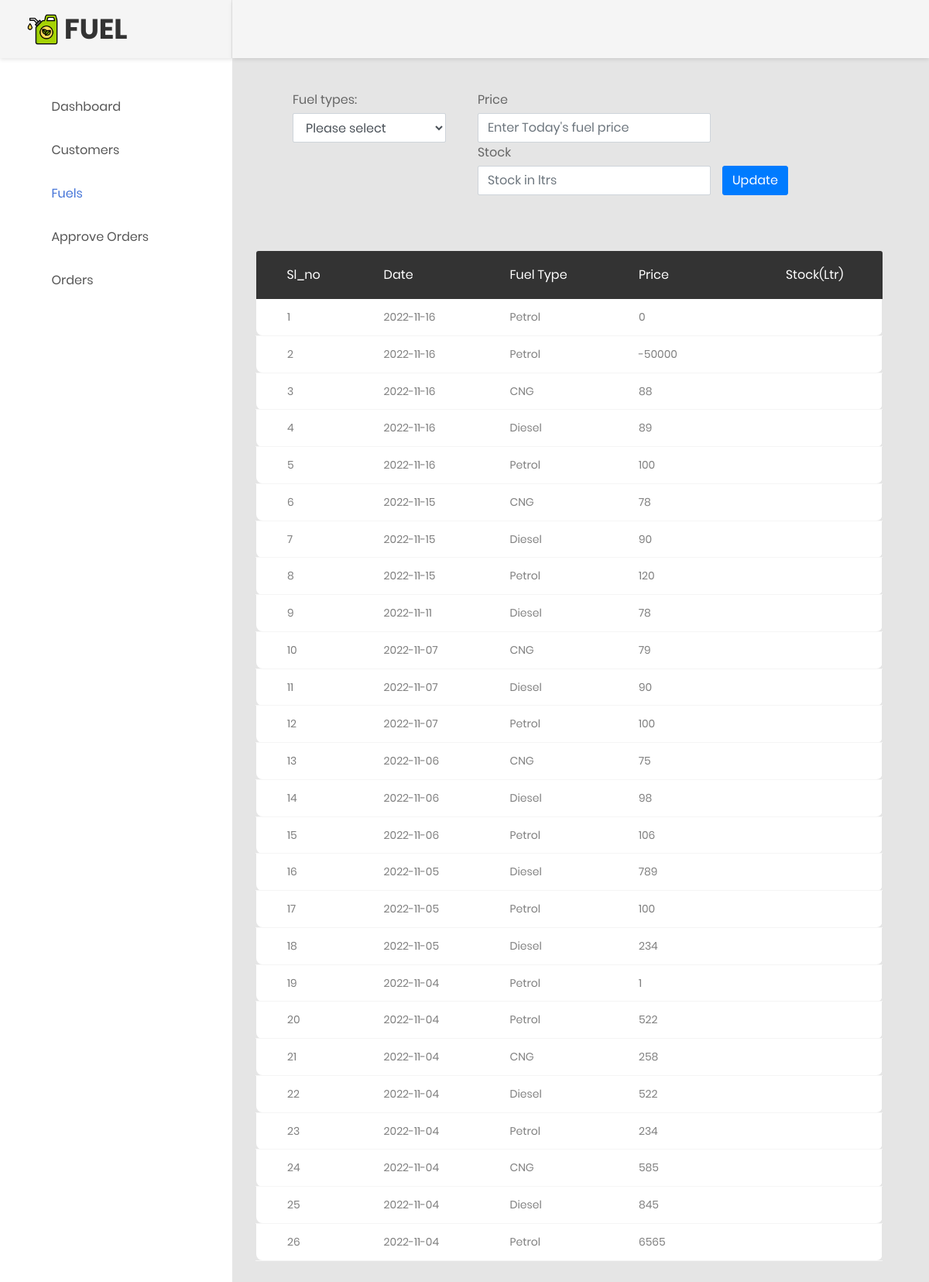
Page /admin/fuels.php (signed in) on the earlier database version.
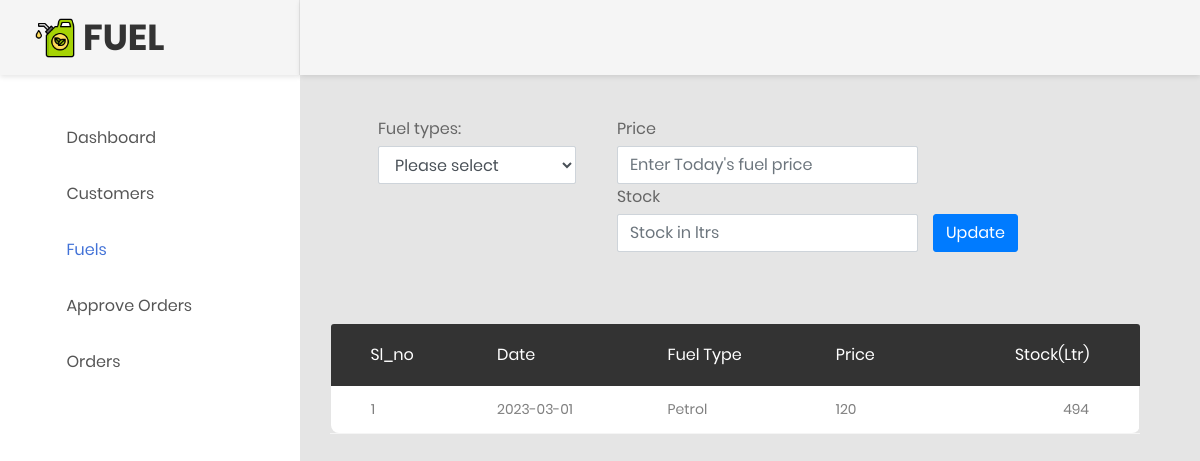
Same page on the later database version.
### tables this page shows
CREATE TABLE `fuel` (
  `fid` int(11) NOT NULL,
  `date` date NOT NULL,
  `fuel_type` varchar(12) NOT NULL,
  `price` varchar(11) NOT NULL,
  `stock` int(11) NOT NULL
);

### admin/fuels.php (the view, shortened to what the changed rows need)
<?php
include '../config.php';
?>
<!DOCTYPE html>
<html lang="en">
<head>
  <link href="css/font-face.css" rel="stylesheet" media="all">
  <link href="vendor/font-awesome-4.7/css/font-awesome.min.css" rel="stylesheet" media="all">
  <link href="vendor/font-awesome-5/css/fontawesome-all.min.css" rel="stylesheet" media="all">
  <link href="vendor/mdi-font/css/material-design-iconic-font.min.css" rel="stylesheet" media="all">
  <link href="vendor/bootstrap-4.1/bootstrap.min.css" rel="stylesheet" media="all">
  <link rel="stylesheet" href="https://cdn.jsdelivr.net/npm/bootstrap-icons@1.9.1/font/bootstrap-icons.css">
  <link href="vendor/animsition/animsition.min.css" rel="stylesheet" media="all">
  <link href="vendor/bootstrap-progressbar/bootstrap-progressbar-3.3.4.min.css" rel="stylesheet" media="all">
  <link href="vendor/wow/animate.css" rel="stylesheet" media="all">
  <link href="vendor/css-hamburgers/hamburgers.min.css" rel="stylesheet" media="all">
  <link href="vendor/slick/slick.css" rel="stylesheet" media="all">
  <link href="vendor/select2/select2.min.css" rel="stylesheet" media="all">
  <link href="vendor/perfect-scrollbar/perfect-scrollbar.css" rel="stylesheet" media="all">
  <link href="css/theme.css" rel="stylesheet" media="all">
</head>
<body class="animsition">
  <div class="page-wrapper">
    <aside class="menu-sidebar d-none d-lg-block">
      <div class="logo">
        <h1>
          FUEL
        </h1>
      </div>
    </aside>
    <div class="page-container">
      <div class="main-content">
        <div class="section__content section__content--p30">
          <div class="container-fluid">
            <div class="row m-t-30" style="width: 100%;">
              <div class="col-md-12">
                <table class="table table-borderless table-data3">
                  <thead>
                      <tr>
                          <th>Sl_no</th>
                          <th>Date</th>
                          <th>Fuel Type</th>
                          <th>Price</th>
                          <th>Stock(ltr)</th>
                      </tr>
                  </thead>
                  <?php
                      $fuel = "SELECT * FROM `fuel` ORDER BY fid DESC";
                      $result = mysqli_query($conn,$fuel);
                      $i = 1;
                      while($row=mysqli_fetch_array($result)){
                  ?>
                  <tbody>
                      <tr>
                          <td><?php echo $i; ?></td>
                          <td><?php echo $row['date']; ?></td>
                          <td><?php echo $row['fuel_type']; ?></td>
                          <td><?php echo $row['price']; ?></td>
                          <td><?php echo $row['stock']; ?></td>
                      </tr>
                  </tbody>
                  <?php
                  $i++;}?>
                </table>
              </div>
            </div>
          </div>
        </div>
      </div>
    </div>
</body>
</html>

Differences in the rows shown:
removed fuel: date "2022-11-16", fuel_type "Petrol", price "0"
removed fuel: date "2022-11-16", fuel_type "Petrol", price "-50000"
removed fuel: date "2022-11-16", fuel_type "CNG", price "88"
removed fuel: date "2022-11-16", fuel_type "Diesel", price "89"
removed fuel: date "2022-11-16", fuel_type "Petrol", price "100"
removed fuel: date "2022-11-15", fuel_type "CNG", price "78"
removed fuel: date "2022-11-15", fuel_type "Diesel", price "90"
removed fuel: date "2022-11-15", fuel_type "Petrol", price "120"
removed fuel: date "2022-11-11", fuel_type "Diesel", price "78"
removed fuel: date "2022-11-07", fuel_type "CNG", price "79"
removed fuel: date "2022-11-07", fuel_type "Diesel", price "90"
removed fuel: date "2022-11-07", fuel_type "Petrol", price "100"
removed fuel: date "2022-11-06", fuel_type "CNG", price "75"
removed fuel: date "2022-11-06", fuel_type "Diesel", price "98"
removed fuel: date "2022-11-06", fuel_type "Petrol", price "106"
removed fuel: date "2022-11-05", fuel_type "Diesel", price "789"
removed fuel: date "2022-11-05", fuel_type "Petrol", price "100"
removed fuel: date "2022-11-05", fuel_type "Diesel", price "234"
removed fuel: date "2022-11-04", fuel_type "Petrol", price "1"
removed fuel: date "2022-11-04", fuel_type "Petrol", price "522"
removed fuel: date "2022-11-04", fuel_type "CNG", price "258"
removed fuel: date "2022-11-04", fuel_type "Diesel", price "522"
removed fuel: date "2022-11-04", fuel_type "Petrol", price "234"
removed fuel: date "2022-11-04", fuel_type "CNG", price "585"
removed fuel: date "2022-11-04", fuel_type "Diesel", price "845"
removed fuel: date "2022-11-04", fuel_type "Petrol", price "6565"
added fuel: date "2023-03-01", fuel_type "Petrol", price "120", stock "494"
